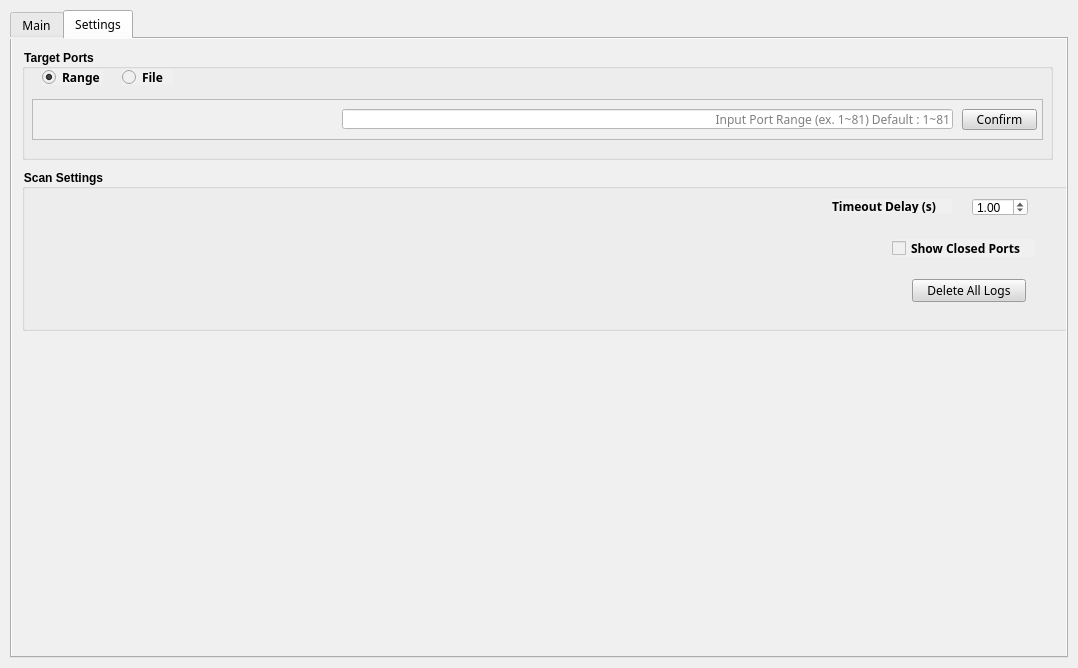
<?xml version="1.0" encoding="UTF-8"?>
<ui version="4.0">
 <class>MainWindow</class>
 <widget class="QMainWindow" name="MainWindow">
  <property name="enabled">
   <bool>true</bool>
  </property>
  <property name="geometry">
   <rect>
    <x>0</x>
    <y>0</y>
    <width>1078</width>
    <height>668</height>
   </rect>
  </property>
  <property name="sizePolicy">
   <sizepolicy hsizetype="Expanding" vsizetype="Expanding">
    <horstretch>100</horstretch>
    <verstretch>100</verstretch>
   </sizepolicy>
  </property>
  <property name="minimumSize">
   <size>
    <width>1078</width>
    <height>668</height>
   </size>
  </property>
  <property name="maximumSize">
   <size>
    <width>1078</width>
    <height>668</height>
   </size>
  </property>
  <property name="focusPolicy">
   <enum>Qt::ClickFocus</enum>
  </property>
  <property name="windowTitle">
   <string notr="true">Port Scanner</string>
  </property>
  <property name="windowIcon">
   <iconset>
    <normaloff>:/Icon/Icon.png</normaloff>:/Icon/Icon.png</iconset>
  </property>
  <property name="styleSheet">
   <string notr="true">background-color: rgb(240, 240, 240);</string>
  </property>
  <property name="tabShape">
   <enum>QTabWidget::Triangular</enum>
  </property>
  <widget class="QWidget" name="centralwidget">
   <property name="enabled">
    <bool>true</bool>
   </property>
   <property name="sizePolicy">
    <sizepolicy hsizetype="Expanding" vsizetype="Expanding">
     <horstretch>0</horstretch>
     <verstretch>0</verstretch>
    </sizepolicy>
   </property>
   <layout class="QGridLayout" name="gridLayout_2" rowstretch="0" columnstretch="0">
    <property name="sizeConstraint">
     <enum>QLayout::SetMaximumSize</enum>
    </property>
    <property name="leftMargin">
     <number>10</number>
    </property>
    <property name="topMargin">
     <number>10</number>
    </property>
    <property name="rightMargin">
     <number>10</number>
    </property>
    <property name="bottomMargin">
     <number>10</number>
    </property>
    <property name="spacing">
     <number>10</number>
    </property>
    <item row="0" column="0">
     <layout class="QGridLayout" name="gridLayout" rowstretch="0" columnstretch="0">
      <property name="sizeConstraint">
       <enum>QLayout::SetMinAndMaxSize</enum>
      </property>
      <item row="0" column="0">
       <widget class="QTabWidget" name="tabWidget">
        <property name="sizePolicy">
         <sizepolicy hsizetype="Expanding" vsizetype="Expanding">
          <horstretch>2</horstretch>
          <verstretch>2</verstretch>
         </sizepolicy>
        </property>
        <property name="sizeIncrement">
         <size>
          <width>1</width>
          <height>1</height>
         </size>
        </property>
        <property name="font">
         <font>
          <family>Cascadia Mono</family>
          <italic>false</italic>
         </font>
        </property>
        <property name="layoutDirection">
         <enum>Qt::LeftToRight</enum>
        </property>
        <property name="currentIndex">
         <number>1</number>
        </property>
        <widget class="QWidget" name="MainTab">
         <property name="sizePolicy">
          <sizepolicy hsizetype="Expanding" vsizetype="Expanding">
           <horstretch>1</horstretch>
           <verstretch>1</verstretch>
          </sizepolicy>
         </property>
         <property name="autoFillBackground">
          <bool>false</bool>
         </property>
         <attribute name="title">
          <string>Main</string>
         </attribute>
         <widget class="QTreeWidget" name="MainTree">
          <property name="geometry">
           <rect>
            <x>0</x>
            <y>50</y>
            <width>1051</width>
            <height>571</height>
           </rect>
          </property>
          <property name="sizePolicy">
           <sizepolicy hsizetype="Expanding" vsizetype="Expanding">
            <horstretch>2</horstretch>
            <verstretch>2</verstretch>
           </sizepolicy>
          </property>
          <property name="minimumSize">
           <size>
            <width>0</width>
            <height>0</height>
           </size>
          </property>
          <property name="sizeIncrement">
           <size>
            <width>1</width>
            <height>1</height>
           </size>
          </property>
          <property name="font">
           <font>
            <family>Cascadia Mono</family>
            <underline>false</underline>
           </font>
          </property>
          <property name="styleSheet">
           <string notr="true">background-color: rgb(255, 255, 255);</string>
          </property>
          <property name="horizontalScrollBarPolicy">
           <enum>Qt::ScrollBarAsNeeded</enum>
          </property>
          <property name="sizeAdjustPolicy">
           <enum>QAbstractScrollArea::AdjustIgnored</enum>
          </property>
          <attribute name="headerCascadingSectionResizes">
           <bool>true</bool>
          </attribute>
          <attribute name="headerDefaultSectionSize">
           <number>220</number>
          </attribute>
          <column>
           <property name="text">
            <string>Host</string>
           </property>
          </column>
          <column>
           <property name="text">
            <string>Port Number</string>
           </property>
          </column>
          <column>
           <property name="text">
            <string>Port Name</string>
           </property>
          </column>
          <column>
           <property name="text">
            <string>Statu</string>
           </property>
          </column>
          <column>
           <property name="text">
            <string>Message</string>
           </property>
          </column>
          <item>
           <property name="text">
            <string>google.com</string>
           </property>
           <property name="text">
            <string/>
           </property>
           <property name="text">
            <string/>
           </property>
           <property name="text">
            <string/>
           </property>
           <property name="text">
            <string/>
           </property>
           <item>
            <property name="text">
             <string/>
            </property>
            <property name="text">
             <string>Port 3</string>
            </property>
            <property name="text">
             <string>HTTP</string>
            </property>
            <property name="text">
             <string>Open</string>
            </property>
            <property name="text">
             <string/>
            </property>
           </item>
          </item>
         </widget>
         <widget class="QPushButton" name="Scan">
          <property name="geometry">
           <rect>
            <x>970</x>
            <y>10</y>
            <width>75</width>
            <height>31</height>
           </rect>
          </property>
          <property name="sizePolicy">
           <sizepolicy hsizetype="Expanding" vsizetype="Expanding">
            <horstretch>0</horstretch>
            <verstretch>0</verstretch>
           </sizepolicy>
          </property>
          <property name="font">
           <font>
            <family>Cascadia Mono</family>
            <pointsize>10</pointsize>
            <weight>75</weight>
            <bold>true</bold>
           </font>
          </property>
          <property name="styleSheet">
           <string notr="true">background-color: rgb(216, 216, 216);</string>
          </property>
          <property name="text">
           <string>SCAN</string>
          </property>
         </widget>
         <widget class="QLineEdit" name="Target">
          <property name="geometry">
           <rect>
            <x>590</x>
            <y>10</y>
            <width>361</width>
            <height>31</height>
           </rect>
          </property>
          <property name="sizePolicy">
           <sizepolicy hsizetype="Expanding" vsizetype="Expanding">
            <horstretch>0</horstretch>
            <verstretch>0</verstretch>
           </sizepolicy>
          </property>
          <property name="font">
           <font>
            <family>Cascadia Mono</family>
           </font>
          </property>
          <property name="focusPolicy">
           <enum>Qt::ClickFocus</enum>
          </property>
          <property name="styleSheet">
           <string notr="true">background-color: rgb(255, 255, 255);</string>
          </property>
          <property name="placeholderText">
           <string>Input Ip Address or Domain (ex. google.com)</string>
          </property>
          <property name="cursorMoveStyle">
           <enum>Qt::VisualMoveStyle</enum>
          </property>
         </widget>
        </widget>
        <widget class="QWidget" name="Setting_Tab">
         <property name="sizePolicy">
          <sizepolicy hsizetype="Expanding" vsizetype="Expanding">
           <horstretch>1</horstretch>
           <verstretch>1</verstretch>
          </sizepolicy>
         </property>
         <property name="autoFillBackground">
          <bool>false</bool>
         </property>
         <attribute name="title">
          <string>Settings</string>
         </attribute>
         <widget class="QGroupBox" name="TargetPort">
          <property name="geometry">
           <rect>
            <x>10</x>
            <y>10</y>
            <width>1031</width>
            <height>111</height>
           </rect>
          </property>
          <property name="sizePolicy">
           <sizepolicy hsizetype="Expanding" vsizetype="Expanding">
            <horstretch>0</horstretch>
            <verstretch>0</verstretch>
           </sizepolicy>
          </property>
          <property name="font">
           <font>
            <weight>75</weight>
            <bold>true</bold>
           </font>
          </property>
          <property name="title">
           <string notr="true">Target Ports</string>
          </property>
          <widget class="QRadioButton" name="ChangeRange">
           <property name="geometry">
            <rect>
             <x>20</x>
             <y>20</y>
             <width>61</width>
             <height>16</height>
            </rect>
           </property>
           <property name="sizePolicy">
            <sizepolicy hsizetype="Expanding" vsizetype="Fixed">
             <horstretch>0</horstretch>
             <verstretch>0</verstretch>
            </sizepolicy>
           </property>
           <property name="font">
            <font>
             <family>Cascadia Mono</family>
            </font>
           </property>
           <property name="text">
            <string>Range</string>
           </property>
           <property name="checked">
            <bool>true</bool>
           </property>
          </widget>
          <widget class="QRadioButton" name="ChangeFile">
           <property name="geometry">
            <rect>
             <x>100</x>
             <y>20</y>
             <width>51</width>
             <height>16</height>
            </rect>
           </property>
           <property name="sizePolicy">
            <sizepolicy hsizetype="Expanding" vsizetype="Expanding">
             <horstretch>0</horstretch>
             <verstretch>0</verstretch>
            </sizepolicy>
           </property>
           <property name="font">
            <font>
             <family>Cascadia Mono</family>
            </font>
           </property>
           <property name="text">
            <string>File</string>
           </property>
          </widget>
          <widget class="QFrame" name="FileMode">
           <property name="enabled">
            <bool>true</bool>
           </property>
           <property name="geometry">
            <rect>
             <x>10</x>
             <y>50</y>
             <width>1011</width>
             <height>41</height>
            </rect>
           </property>
           <property name="sizePolicy">
            <sizepolicy hsizetype="Expanding" vsizetype="Expanding">
             <horstretch>0</horstretch>
             <verstretch>0</verstretch>
            </sizepolicy>
           </property>
           <property name="frameShape">
            <enum>QFrame::StyledPanel</enum>
           </property>
           <property name="frameShadow">
            <enum>QFrame::Raised</enum>
           </property>
           <widget class="QToolButton" name="FileConfirm">
            <property name="geometry">
             <rect>
              <x>960</x>
              <y>10</y>
              <width>30</width>
              <height>21</height>
             </rect>
            </property>
            <property name="sizePolicy">
             <sizepolicy hsizetype="Expanding" vsizetype="Expanding">
              <horstretch>0</horstretch>
              <verstretch>0</verstretch>
             </sizepolicy>
            </property>
            <property name="styleSheet">
             <string notr="true">background-color: rgb(216, 216, 216);</string>
            </property>
            <property name="text">
             <string>...</string>
            </property>
           </widget>
           <widget class="QLineEdit" name="FileName">
            <property name="geometry">
             <rect>
              <x>320</x>
              <y>10</y>
              <width>631</width>
              <height>20</height>
             </rect>
            </property>
            <property name="sizePolicy">
             <sizepolicy hsizetype="Expanding" vsizetype="Expanding">
              <horstretch>0</horstretch>
              <verstretch>0</verstretch>
             </sizepolicy>
            </property>
            <property name="font">
             <font>
              <family>Cascadia Mono</family>
             </font>
            </property>
            <property name="styleSheet">
             <string notr="true">background-color: rgb(255, 255, 255);</string>
            </property>
            <property name="alignment">
             <set>Qt::AlignRight|Qt::AlignTrailing|Qt::AlignVCenter</set>
            </property>
            <property name="placeholderText">
             <string notr="true">Input File</string>
            </property>
           </widget>
          </widget>
          <widget class="QFrame" name="RangeMode">
           <property name="enabled">
            <bool>true</bool>
           </property>
           <property name="geometry">
            <rect>
             <x>10</x>
             <y>50</y>
             <width>1011</width>
             <height>41</height>
            </rect>
           </property>
           <property name="sizePolicy">
            <sizepolicy hsizetype="Expanding" vsizetype="Expanding">
             <horstretch>0</horstretch>
             <verstretch>0</verstretch>
            </sizepolicy>
           </property>
           <property name="styleSheet">
            <string notr="true">background-color: rgb(240, 240, 240);</string>
           </property>
           <property name="frameShape">
            <enum>QFrame::StyledPanel</enum>
           </property>
           <property name="frameShadow">
            <enum>QFrame::Raised</enum>
           </property>
           <widget class="QLineEdit" name="PortRange">
            <property name="geometry">
             <rect>
              <x>310</x>
              <y>10</y>
              <width>611</width>
              <height>20</height>
             </rect>
            </property>
            <property name="sizePolicy">
             <sizepolicy hsizetype="Expanding" vsizetype="Expanding">
              <horstretch>0</horstretch>
              <verstretch>0</verstretch>
             </sizepolicy>
            </property>
            <property name="font">
             <font>
              <family>Cascadia Mono</family>
              <kerning>true</kerning>
             </font>
            </property>
            <property name="mouseTracking">
             <bool>false</bool>
            </property>
            <property name="styleSheet">
             <string notr="true">background-color: rgb(255, 255, 255);</string>
            </property>
            <property name="inputMask">
             <string notr="true"/>
            </property>
            <property name="text">
             <string notr="true"/>
            </property>
            <property name="alignment">
             <set>Qt::AlignRight|Qt::AlignTrailing|Qt::AlignVCenter</set>
            </property>
            <property name="placeholderText">
             <string notr="true">Input Port Range (ex. 1~81) Default : 1~81</string>
            </property>
            <property name="clearButtonEnabled">
             <bool>false</bool>
            </property>
           </widget>
           <widget class="QPushButton" name="RangeConfirm">
            <property name="geometry">
             <rect>
              <x>930</x>
              <y>10</y>
              <width>75</width>
              <height>21</height>
             </rect>
            </property>
            <property name="sizePolicy">
             <sizepolicy hsizetype="Expanding" vsizetype="Expanding">
              <horstretch>0</horstretch>
              <verstretch>0</verstretch>
             </sizepolicy>
            </property>
            <property name="font">
             <font>
              <family>Cascadia Mono</family>
             </font>
            </property>
            <property name="styleSheet">
             <string notr="true">background-color: rgb(216, 216, 216);</string>
            </property>
            <property name="text">
             <string>Confirm</string>
            </property>
           </widget>
          </widget>
         </widget>
         <widget class="QGroupBox" name="ScanSetting">
          <property name="geometry">
           <rect>
            <x>10</x>
            <y>130</y>
            <width>1823</width>
            <height>162</height>
           </rect>
          </property>
          <property name="sizePolicy">
           <sizepolicy hsizetype="Expanding" vsizetype="Expanding">
            <horstretch>0</horstretch>
            <verstretch>0</verstretch>
           </sizepolicy>
          </property>
          <property name="font">
           <font>
            <weight>75</weight>
            <bold>true</bold>
           </font>
          </property>
          <property name="title">
           <string notr="true">Scan Settings</string>
          </property>
          <widget class="QCheckBox" name="ClosePort">
           <property name="geometry">
            <rect>
             <x>870</x>
             <y>70</y>
             <width>143</width>
             <height>18</height>
            </rect>
           </property>
           <property name="sizePolicy">
            <sizepolicy hsizetype="Expanding" vsizetype="Expanding">
             <horstretch>0</horstretch>
             <verstretch>0</verstretch>
            </sizepolicy>
           </property>
           <property name="font">
            <font>
             <family>Cascadia Mono</family>
            </font>
           </property>
           <property name="styleSheet">
            <string notr="true"/>
           </property>
           <property name="text">
            <string>Show Closed Ports</string>
           </property>
          </widget>
          <widget class="QDoubleSpinBox" name="ScanDelay">
           <property name="geometry">
            <rect>
             <x>950</x>
             <y>29</y>
             <width>56</width>
             <height>18</height>
            </rect>
           </property>
           <property name="sizePolicy">
            <sizepolicy hsizetype="Expanding" vsizetype="Expanding">
             <horstretch>0</horstretch>
             <verstretch>0</verstretch>
            </sizepolicy>
           </property>
           <property name="contextMenuPolicy">
            <enum>Qt::PreventContextMenu</enum>
           </property>
           <property name="styleSheet">
            <string notr="true">background-color: rgb(255, 255, 255);</string>
           </property>
           <property name="minimum">
            <double>0.100000000000000</double>
           </property>
           <property name="maximum">
            <double>10.000000000000000</double>
           </property>
           <property name="singleStep">
            <double>0.100000000000000</double>
           </property>
           <property name="value">
            <double>1.000000000000000</double>
           </property>
          </widget>
          <widget class="QLabel" name="label">
           <property name="geometry">
            <rect>
             <x>810</x>
             <y>30</y>
             <width>120</width>
             <height>14</height>
            </rect>
           </property>
           <property name="sizePolicy">
            <sizepolicy hsizetype="Expanding" vsizetype="Expanding">
             <horstretch>0</horstretch>
             <verstretch>0</verstretch>
            </sizepolicy>
           </property>
           <property name="font">
            <font>
             <family>Cascadia Mono</family>
            </font>
           </property>
           <property name="text">
            <string>Timeout Delay (s)</string>
           </property>
          </widget>
          <widget class="QPushButton" name="Delete">
           <property name="geometry">
            <rect>
             <x>890</x>
             <y>110</y>
             <width>114</width>
             <height>23</height>
            </rect>
           </property>
           <property name="sizePolicy">
            <sizepolicy hsizetype="Expanding" vsizetype="Expanding">
             <horstretch>0</horstretch>
             <verstretch>0</verstretch>
            </sizepolicy>
           </property>
           <property name="font">
            <font>
             <family>Cascadia Mono</family>
            </font>
           </property>
           <property name="styleSheet">
            <string notr="true">background-color: rgb(216, 216, 216);</string>
           </property>
           <property name="text">
            <string>Delete All Logs</string>
           </property>
          </widget>
         </widget>
        </widget>
       </widget>
      </item>
     </layout>
    </item>
   </layout>
  </widget>
 </widget>
 <resources/>
 <connections/>
</ui>
